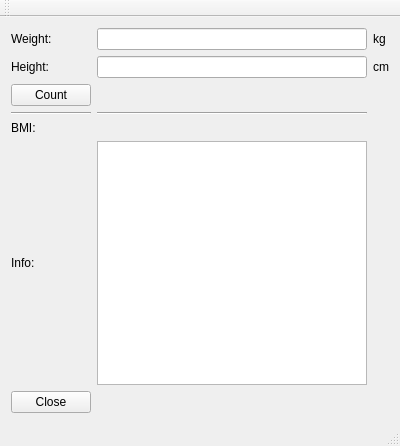
<?xml version="1.0" encoding="UTF-8"?>
<ui version="4.0">
 <class>MainWindow</class>
 <widget class="QMainWindow" name="MainWindow">
  <property name="geometry">
   <rect>
    <x>0</x>
    <y>0</y>
    <width>400</width>
    <height>446</height>
   </rect>
  </property>
  <property name="windowTitle">
   <string>MainWindow</string>
  </property>
  <widget class="QWidget" name="centralWidget">
   <layout class="QGridLayout" name="gridLayout">
    <item row="3" column="0">
     <widget class="Line" name="line">
      <property name="orientation">
       <enum>Qt::Horizontal</enum>
      </property>
     </widget>
    </item>
    <item row="4" column="0">
     <widget class="QLabel" name="label_5">
      <property name="text">
       <string>BMI:</string>
      </property>
     </widget>
    </item>
    <item row="0" column="2">
     <widget class="QLabel" name="label">
      <property name="text">
       <string>kg</string>
      </property>
     </widget>
    </item>
    <item row="5" column="0">
     <widget class="QLabel" name="label_6">
      <property name="text">
       <string>Info:</string>
      </property>
     </widget>
    </item>
    <item row="0" column="1">
     <widget class="QLineEdit" name="weightLineEdit"/>
    </item>
    <item row="1" column="1">
     <widget class="QLineEdit" name="heightLineEdit"/>
    </item>
    <item row="0" column="0">
     <widget class="QLabel" name="label_3">
      <property name="text">
       <string>Weight:</string>
      </property>
     </widget>
    </item>
    <item row="5" column="1">
     <widget class="QTextBrowser" name="infoTextBrowser"/>
    </item>
    <item row="3" column="1">
     <widget class="Line" name="line_2">
      <property name="orientation">
       <enum>Qt::Horizontal</enum>
      </property>
     </widget>
    </item>
    <item row="1" column="2">
     <widget class="QLabel" name="label_2">
      <property name="text">
       <string>cm</string>
      </property>
     </widget>
    </item>
    <item row="1" column="0">
     <widget class="QLabel" name="label_4">
      <property name="text">
       <string>Height:</string>
      </property>
     </widget>
    </item>
    <item row="2" column="0">
     <widget class="QPushButton" name="countButton">
      <property name="text">
       <string>Count</string>
      </property>
     </widget>
    </item>
    <item row="6" column="0">
     <widget class="QPushButton" name="closeButton">
      <property name="text">
       <string>Close</string>
      </property>
     </widget>
    </item>
    <item row="4" column="1">
     <widget class="QLabel" name="resultLabel">
      <property name="text">
       <string/>
      </property>
     </widget>
    </item>
   </layout>
  </widget>
  <widget class="QMenuBar" name="menuBar">
   <property name="geometry">
    <rect>
     <x>0</x>
     <y>0</y>
     <width>400</width>
     <height>25</height>
    </rect>
   </property>
  </widget>
  <widget class="QToolBar" name="mainToolBar">
   <attribute name="toolBarArea">
    <enum>TopToolBarArea</enum>
   </attribute>
   <attribute name="toolBarBreak">
    <bool>false</bool>
   </attribute>
  </widget>
  <widget class="QStatusBar" name="statusBar"/>
 </widget>
 <layoutdefault spacing="6" margin="11"/>
 <resources/>
 <connections>
  <connection>
   <sender>closeButton</sender>
   <signal>clicked()</signal>
   <receiver>MainWindow</receiver>
   <slot>close()</slot>
   <hints>
    <hint type="sourcelabel">
     <x>48</x>
     <y>397</y>
    </hint>
    <hint type="destinationlabel">
     <x>199</x>
     <y>222</y>
    </hint>
   </hints>
  </connection>
 </connections>
</ui>
